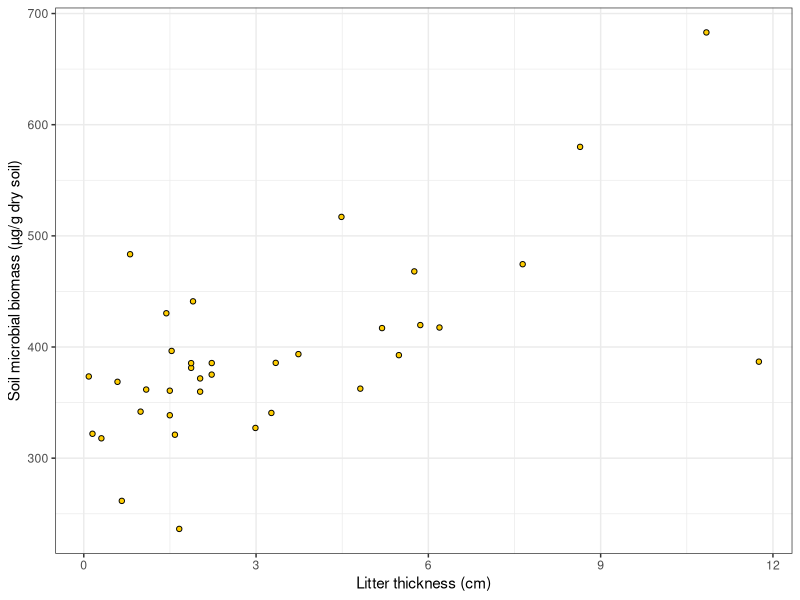
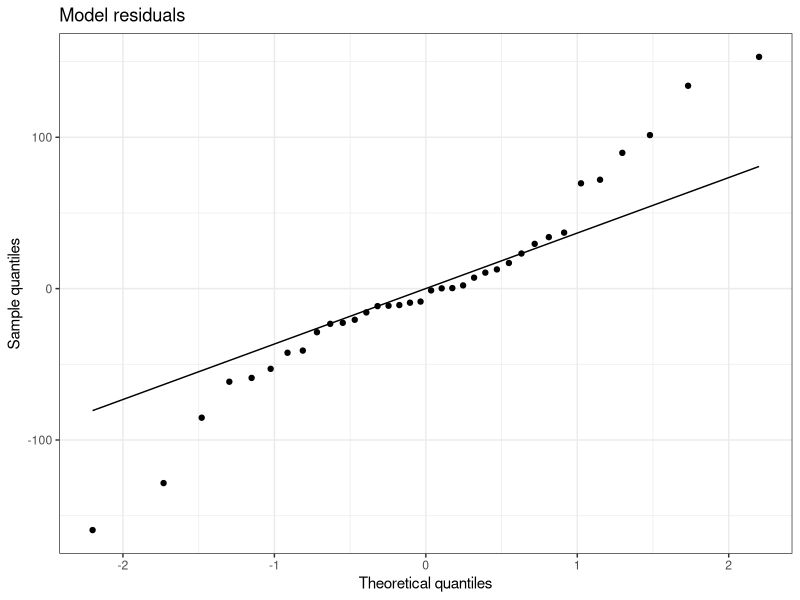
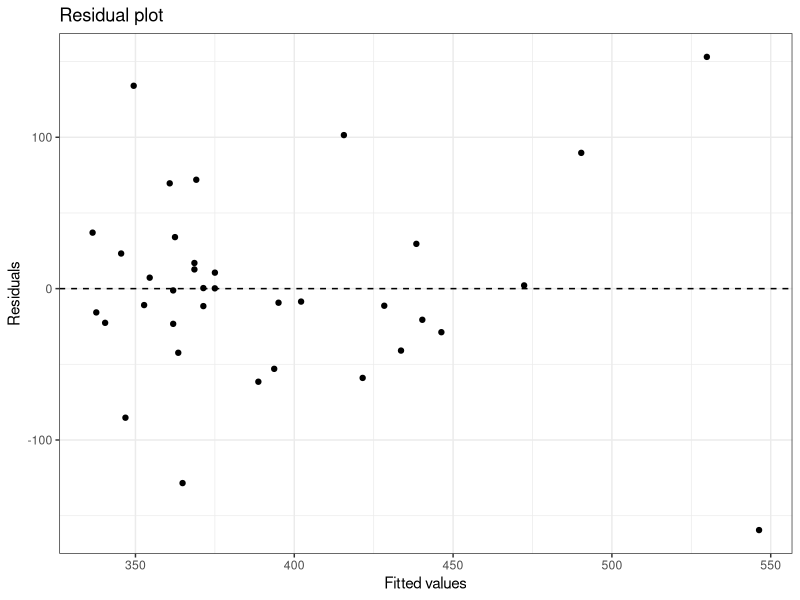
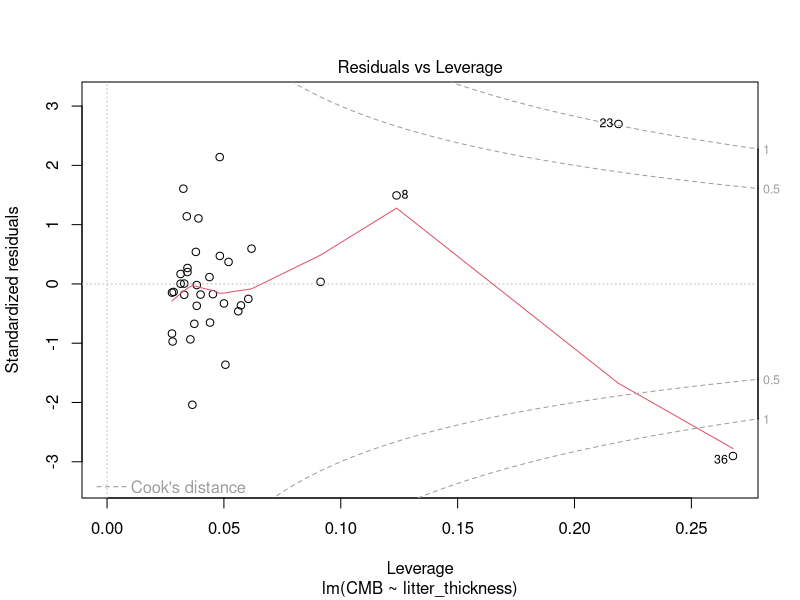
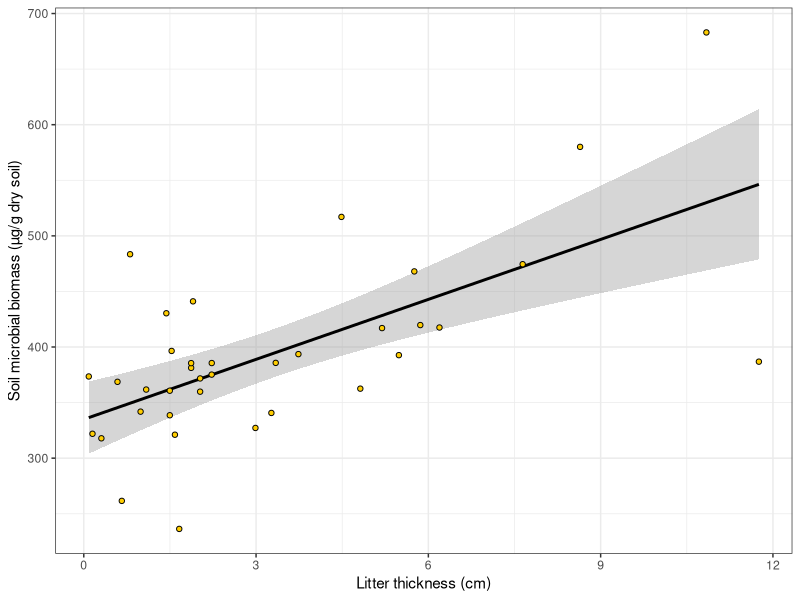
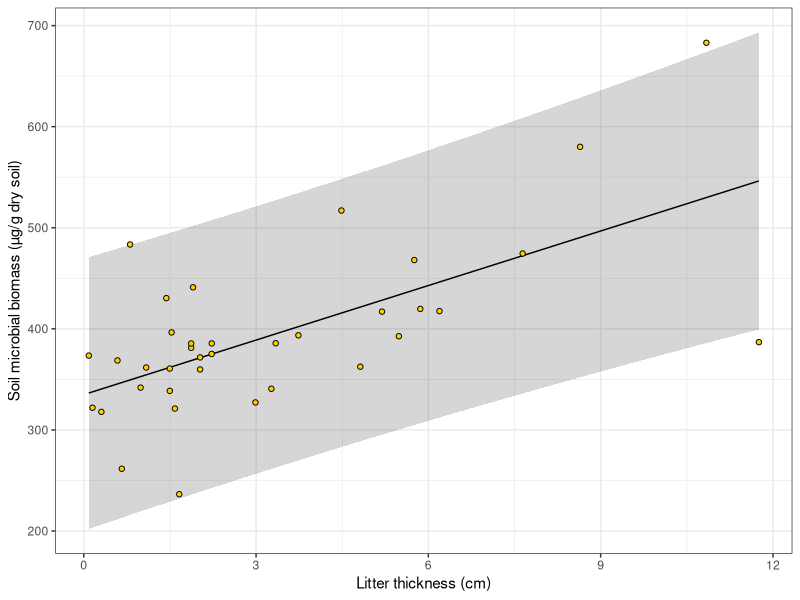

Source code (R) for these figures, in order:
## ---- chunk 1
#| eval: true 
#| echo: true 
#| message: false 
#| warning: false  

library(readxl) 
library(tidyverse)
## ---- chunk 2
#| eval: true 
#| echo: true 
#| message: false 
#| warning: false  

#Option 1 (csv file) 
data <- read_csv("gss_statistics_master_data_set2.csv")  

#Option 2 (Excel file) 
data <- read_excel("gss_statistics_master_data_set2.xlsx")
## ---- chunk 3
#| eval: true
#| echo: true
#| warning: false
#| message: false
#| fig-width: 4
#| fig-height: 4
#| fig-align: center
#| fig-cap: "Relationship between litter thickness and soil microbial biomass."
#| label: fig-litterCMB

ggplot(data = data, mapping = aes(x = litter_thickness,
                                  y = CMB)) +
  geom_point(shape=21,
             fill = "#FFCD00", #Fill colour for shape
             colour = "black")+ #Border colour for shape
  xlab("Litter thickness (cm)")+ #Change name of x axis
  ylab("Soil microbial biomass (µg/g dry soil)")+ #Change name of y axis
  theme_bw() #This creates a black/white plot
## ---- chunk 4
#| eval: true
#| echo: true
#| warning: false
#| message: false

cor.test(x = data$litter_thickness,
         y = data$CMB)
## ---- chunk 5
#| eval: true
#| echo: true
#| warning: false
#| message: false

slope <- sum((data$litter_thickness-mean(data$litter_thickness))*(data$CMB-mean(data$CMB)))/sum((data$litter_thickness-mean(data$litter_thickness))^2)
## ---- chunk 6
#| eval: true
#| echo: true
#| warning: false
#| message: false

intercept <- mean(data$CMB) - slope*mean(data$litter_thickness)
## ---- chunk 7
#| eval: true
#| echo: true
#| warning: false
#| message: false

model <- lm(CMB ~ litter_thickness,
            data)
## ---- chunk 8
#| eval: true
#| echo: true
#| warning: false
#| message: false

summary(model)
## ---- chunk 9
#| eval: true
#| echo: true
#| warning: false
#| message: false

anova(model)
## ---- chunk 10
#| eval: true
#| echo: true
#| message: false
#| warning: false

data$CMB_residuals <- residuals(model)
## ---- chunk 11
#| eval: true
#| echo: true
#| message: false
#| warning: false

shapiro.test(data$CMB_residuals)
## ---- chunk 12
#| eval: true
#| echo: true
#| message: false
#| warning: false
#| fig-align: center
#| fig-height: 5
#| fig-width: 5

ggplot(data, aes(sample = CMB_residuals)) +
  stat_qq() +
  stat_qq_line() +
  theme_bw() +
  xlab("Theoretical quantiles")+
  ylab("Sample quantiles")+
  ggtitle("Model residuals")
## ---- chunk 13
#| eval: true
#| echo: true
#| message: false
#| warning: false

data$CMB_fitted <- fitted(model)
## ---- chunk 14
#| eval: true
#| echo: true
#| message: false
#| warning: false
#| fig-align: center
#| fig-height: 5
#| fig-width: 5

ggplot(data, aes(x = CMB_fitted,
                 y = CMB_residuals)) +
  geom_point() + #Add points to the plot
  geom_hline(yintercept = 0,
             linetype = "dashed")+ #Add horizontal dashed line at y=0
  theme_bw() +
  xlab("Fitted values")+
  ylab("Residuals")+
  ggtitle("Residual plot")
## ---- chunk 15
#| eval: true
#| echo: true
#| message: false
#| warning: false
#| fig-align: center
#| fig-height: 5
#| fig-width: 6

plot(model, which = 5)
## ---- chunk 16
#| eval: true
#| echo: true
#| message: false
#| warning: false

SSreg <- sum((data$CMB_fitted-mean(data$CMB))^2)
## ---- chunk 17
#| eval: true
#| echo: true
#| message: false
#| warning: false

SSres <- sum((data$CMB_fitted-data$CMB)^2)
## ---- chunk 18
#| eval: true
#| echo: true
#| message: false
#| warning: false

R2 <- SSreg/(SSreg+SSres)
## ---- chunk 19
#| eval: true
#| echo: true
#| message: false
#| warning: false

n <- nrow(data)
p <- 1

adjR2 <- 1-((1-R2)*(n-1)/(n-p-1))
## ---- chunk 20
#| eval: true
#| echo: true
#| message: false
#| warning: false

n <- nrow(data)
x <- 6
y <- slope*6+intercept
MSres <- SSres/(n-2)
t <- qt(0.975, n-2)

#Calculate the lower boundary of the 95% confidence interval
lower_CI <- y - t*sqrt(MSres*((1/n)+((x-mean(data$litter_thickness))^2/(sum((data$litter_thickness-mean(data$litter_thickness))^2)))))

#Calculate the upper boundary of the 95% confidence interval
upper_CI <- y + t*sqrt(MSres*((1/n)+((x-mean(data$litter_thickness))^2/(sum((data$litter_thickness-mean(data$litter_thickness))^2)))))
## ---- chunk 21
#| eval: true
#| echo: true
#| message: false
#| warning: false

n <- nrow(data)
x <- 6
y <- slope*6+intercept
MSres <- SSres/(n-2)
t <- qt(0.975, n-2)

#Calculate the lower boundary of the 95% prediction interval
lower_PI <- y - t*sqrt(MSres*(1+(1/n)+((x-mean(data$litter_thickness))^2/(sum((data$litter_thickness-mean(data$litter_thickness))^2)))))

#Calculate the upper boundary of the 95% prediction interval
upper_PI <- y + t*sqrt(MSres*(1+(1/n)+((x-mean(data$litter_thickness))^2/(sum((data$litter_thickness-mean(data$litter_thickness))^2)))))
## ---- chunk 22
#| eval: true
#| echo: true
#| message: false
#| warning: false

predict(model, 
        newdata=data.frame(litter_thickness=c(3,6,9)),
        interval="confidence")
## ---- chunk 23
#| eval: true
#| echo: true
#| message: false
#| warning: false

predict(model, 
        newdata=data.frame(litter_thickness=c(3,6,9)),
        interval="prediction")
## ---- chunk 24
#| eval: true
#| echo: true
#| warning: false
#| message: false
#| fig-width: 4
#| fig-height: 4
#| fig-align: center
#| fig-cap: "Relationship between litter thickness and soil microbial biomass. The solid line is the fitted linear model. The shaded area represents the 95% confidence interval."
#| label: fig-litterCMB-lm-CI

ggplot(data = data, mapping = aes(x = litter_thickness,
                                  y = CMB)) +
  geom_smooth(method="lm", 
              se=TRUE,
              colour="black")+ #Add regression line and 95% confidence interval
  geom_point(shape=21,
             fill = "#FFCD00", #Fill colour for shape
             colour = "black")+ #Border colour for shape
  xlab("Litter thickness (cm)")+ #Change name of x axis
  ylab("Soil microbial biomass (µg/g dry soil)")+ #Change name of y axis
  theme_bw() #This creates a black/white plot
## ---- chunk 25
#| eval: true
#| echo: true
#| warning: false
#| message: false
#| fig-width: 4
#| fig-height: 4
#| fig-align: center
#| fig-cap: "Relationship between litter thickness and soil microbial biomass. The solid line is the fitted linear model. The shaded area represents the 95% prediction interval."
#| label: fig-litterCMB-lm-PI

#Make predictions for 100 values of litter thickness
#Make predictions between the minimum and maximum values of litter thickness
#Store predictions in a new R object

pred <- data.frame(litter_thickness = seq(from=min(data$litter_thickness),
                                          to=max(data$litter_thickness),
                                          length.out=100))

pred <- cbind(pred, predict(model,
                            newdata = pred,
                            interval = "prediction"))

#Rename the second column (from fit to CMB) to keep the same variable names

colnames(pred)[2] <- "CMB"

#Create scatter plot

ggplot(data = data, mapping = aes(x = litter_thickness,
                                  y = CMB)) +
  geom_ribbon(data=pred,
              aes(ymin = lwr, 
                  ymax = upr),
              alpha=0.2)+ #Add shaded area for the 95% prediction interval
  geom_line(data = pred,
            colour="black")+ #Add the fitted linear model
  geom_point(shape=21,
             fill = "#FFCD00", #Fill colour for shape
             colour = "black")+ #Border colour for shape
  xlab("Litter thickness (cm)")+ #Change name of x axis
  ylab("Soil microbial biomass (µg/g dry soil)")+ #Change name of y axis
  theme_bw() #This creates a black/white plot
